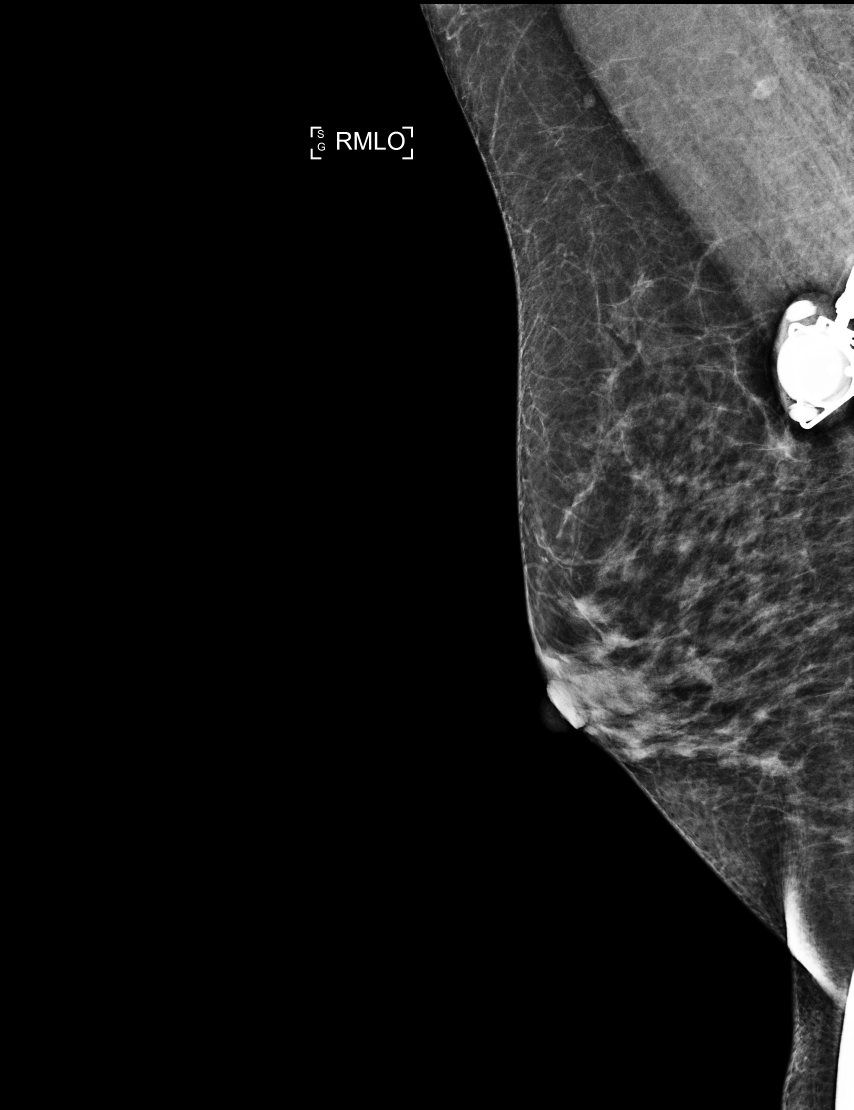
#> input picture sample_data/images/sample_1.png, 2560 x 3328 px (shown at 1/3 size)
$ python -i implant.py   (imports and definitions only)
#> lines starting #> are read from the running program, lines starting #| are printed output that depends on the picture; after the words box and inside, x2 and y2 are one past the last pixel; in counts of white or black regions, pixels touching at a corner belong together
#> further down, picture is the input picture: shape (3328, 2560); min 0, max 255, mean 27.3
import cv2
import re
import numpy as np

from PIL import Image
from typing import Optional, Tuple, Union

clahe = cv2.createCLAHE(clipLimit=2.0, tileGridSize=(8, 8))


# [46 lines left out: functions overlay_blue_highlight, get_implant_roi_bounds, not called in this run]


def extract_breast_roi_mask(
    img_small: np.ndarray,
) -> Tuple[Optional[np.ndarray], np.ndarray]:
    """
    Args:
        img_small: Downscaled grayscale mammogram as a 2-D uint8 NumPy array.

    Returns:
        A tuple ``(mask_filled, enhanced)`` where:
            - ``mask_filled`` is a binary uint8 mask (255 = breast, 0 = background),
              or ``None`` if no contours were detected.
            - ``enhanced`` is the CLAHE-enhanced version of ``img_small``.
    """
    enhanced = clahe.apply(img_small)
    blur = cv2.GaussianBlur(enhanced, (9, 9), 0)
    _, binary = cv2.threshold(blur, 0, 255, cv2.THRESH_BINARY + cv2.THRESH_OTSU)
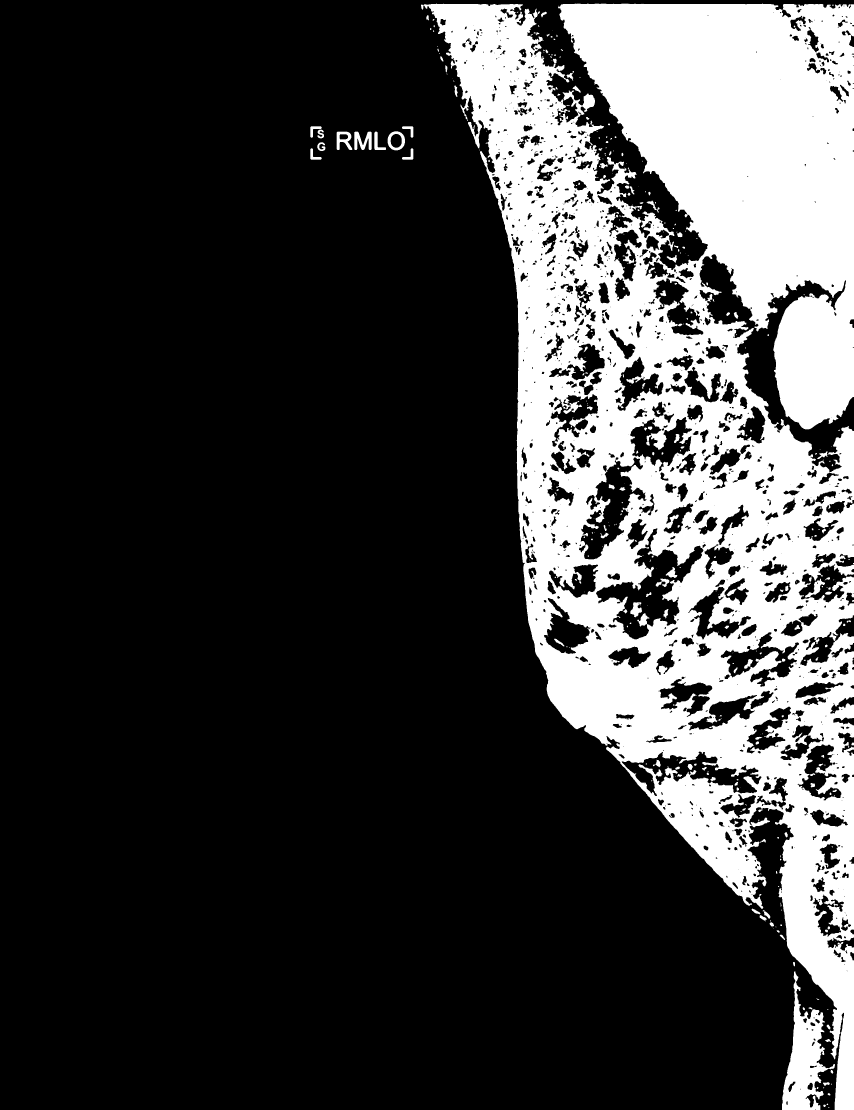
#> binary: shape (3328, 2560) (shown at 1/3 size); 23.9% white; 406 white regions (221 under 20 px), largest, box (x1, y1, x2, y2) and area: (1263, 11, 2560, 3328) 1981742, (2346, 2914, 2505, 3328) 27225, (1063, 395, 1115, 450) 1747

    k_fg = cv2.getStructuringElement(cv2.MORPH_ELLIPSE, (11, 11))
    binary = cv2.morphologyEx(binary, cv2.MORPH_CLOSE, k_fg, iterations=2)
#> binary: shape (3328, 2560); 27.2% white; 26 white regions (13 under 20 px), largest, box (x1, y1, x2, y2) and area: (1263, 11, 2560, 3328) 2308180, (1010, 379, 1240, 451) 8027, (931, 379, 976, 479) 2431
    binary = cv2.morphologyEx(binary, cv2.MORPH_OPEN, k_fg, iterations=1)
#> binary: shape (3328, 2560); 27.1% white; 17 white regions, largest, box (x1, y1, x2, y2) and area: (1264, 11, 2560, 3328) 2298320, (1010, 395, 1142, 450) 5717, (931, 379, 972, 418) 1243

    ff = binary.copy()
    ff_pad = np.zeros((binary.shape[0] + 2, binary.shape[1] + 2), dtype=np.uint8)
    cv2.floodFill(ff, ff_pad, (0, 0), 255)
#> ff: shape (3328, 2560); 96.8% white; 97 black regions, largest, box (x1, y1, x2, y2) and area: (2213, 843, 2560, 1360) 40855, (1791, 1640, 2107, 1918) 28913, (2100, 770, 2266, 986) 16586
    holes = cv2.bitwise_not(ff)
    filled = cv2.bitwise_or(binary, holes)
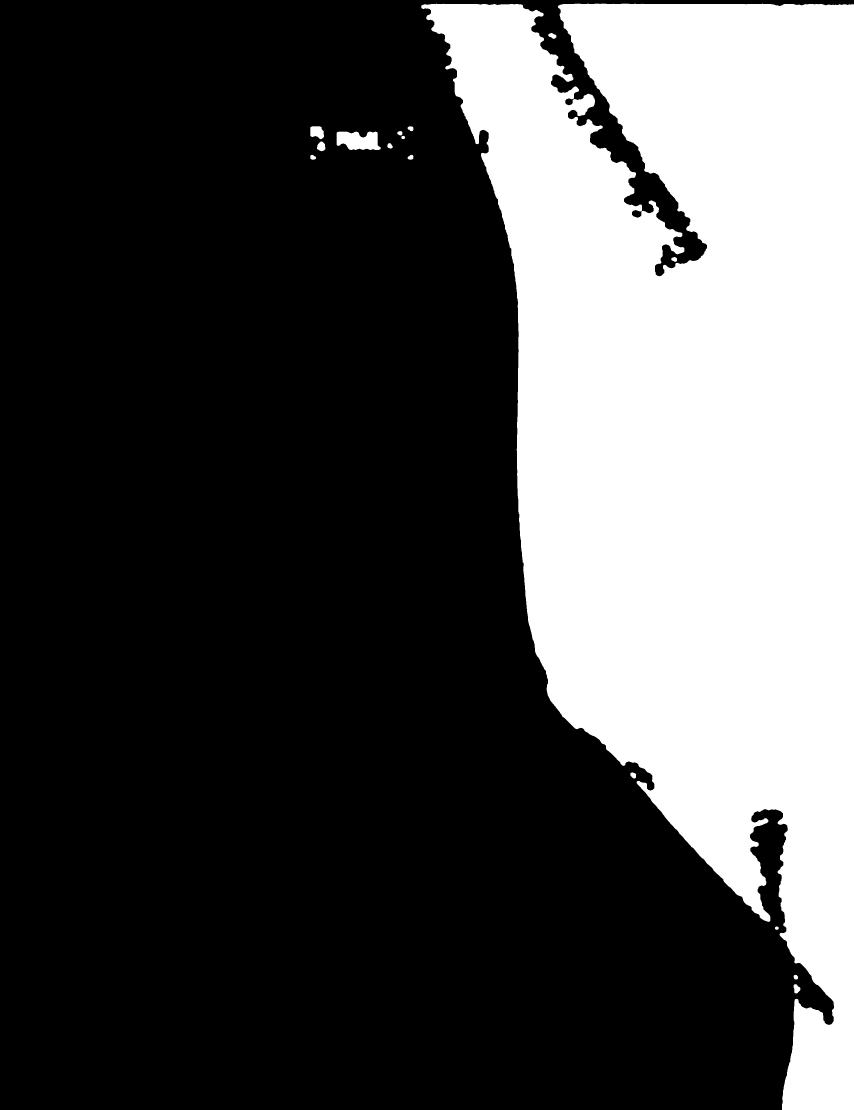
#> filled: shape (3328, 2560) (shown at 1/3 size); 30.3% white; 16 white regions

    contours, _ = cv2.findContours(filled, cv2.RETR_EXTERNAL, cv2.CHAIN_APPROX_SIMPLE)
#> contours = 16 contours; largest, box (x1, y1, x2, y2) and area: (1264, 11, 2560, 3328) 2563055, (1010, 395, 1142, 450) 5539, (931, 379, 972, 418) 1179, (951, 424, 976, 454) 508, (2381, 2952, 2401, 2981) 359
    if not contours:
        return None, enhanced

    areas = [cv2.contourArea(cnt) for cnt in contours]
#> areas = [359, 128.5, 74, 210, 162.5, 168, 168, 168.5, 508.5, 74, 5539, 136.5, 168, 1179, 247.5, 2563055]
    best_cnt = contours[np.argmax(areas)]
#> best_cnt = contour of 3033 points, box (x1, y1, x2, y2) (1264, 11, 2560, 3328), area 2563055
    mask = np.zeros_like(filled)
    cv2.drawContours(mask, [best_cnt], -1, 255, -1)
#> mask: shape (3328, 2560); 30.2% white; 1 white region, box (x1, y1, x2, y2) and area: (1264, 11, 2560, 3328) 2569397

    big_kernel = cv2.getStructuringElement(cv2.MORPH_ELLIPSE, (19, 19))
    mask_closed = cv2.morphologyEx(mask, cv2.MORPH_CLOSE, big_kernel)
#> mask_closed: shape (3328, 2560); 30.2% white; 1 white region, box (x1, y1, x2, y2) and area: (1264, 11, 2560, 3328) 2570448

    ff = mask_closed.copy()
    ff_pad = np.zeros((mask_closed.shape[0] + 2, mask_closed.shape[1] + 2), dtype=np.uint8)
    cv2.floodFill(ff, ff_pad, (0, 0), 255)
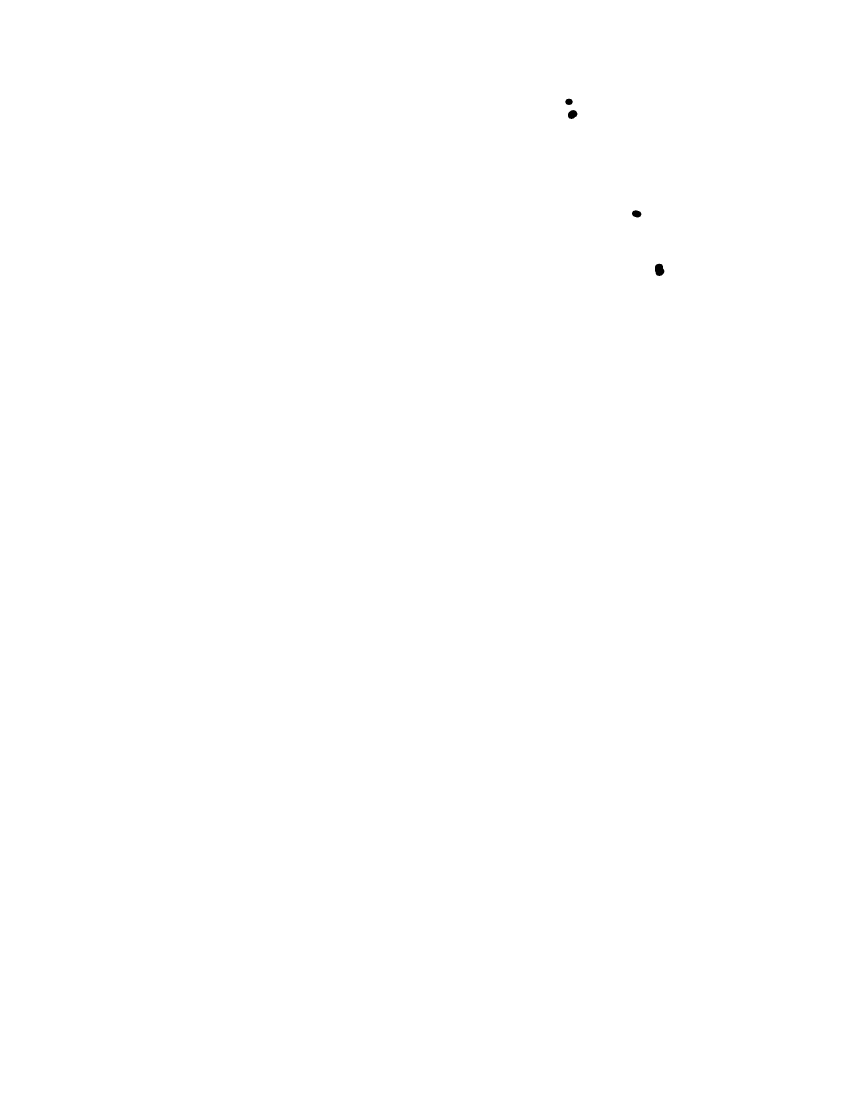
#> ff: shape (3328, 2560) (shown at 1/3 size); 100% white; 4 black regions, box (x1, y1, x2, y2) and area: (1965, 791, 1993, 828) 809, (1704, 330, 1732, 357) 563, (1896, 631, 1924, 653) 460, (1696, 296, 1718, 315) 326
    holes = cv2.bitwise_not(ff)
    mask_filled = cv2.bitwise_or(mask_closed, holes)
#> mask_filled: shape (3328, 2560); 30.2% white; 1 white region, box (x1, y1, x2, y2) and area: (1264, 11, 2560, 3328) 2572606

    return mask_filled, enhanced


# [424 lines left out: functions extract_highest_intensity_pixels, check_implant_in_middle_strip_v2, close_edge_bounded_shapes, detect_implant_in_image, not called in this run]

>>> import cv2
>>> picture = cv2.imread('../sample_data/images/sample_1.png', cv2.IMREAD_GRAYSCALE)
>>> result = extract_breast_roi_mask(picture)
